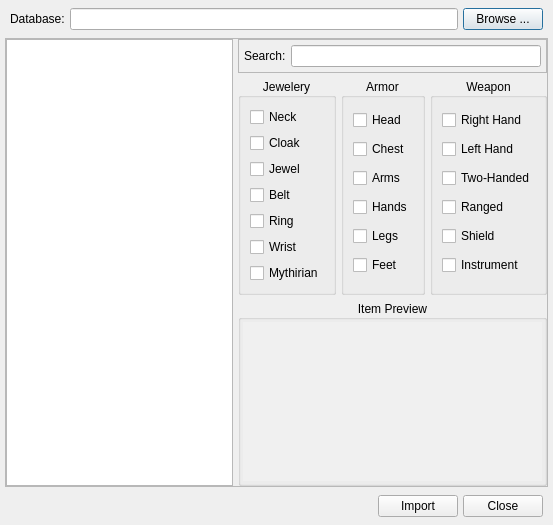
<?xml version="1.0" encoding="UTF-8"?>
<ui version="4.0">
 <class>ItemDatabase</class>
 <widget class="QDialog" name="ItemDatabase">
  <property name="geometry">
   <rect>
    <x>0</x>
    <y>0</y>
    <width>553</width>
    <height>525</height>
   </rect>
  </property>
  <property name="sizePolicy">
   <sizepolicy hsizetype="Minimum" vsizetype="Minimum">
    <horstretch>0</horstretch>
    <verstretch>0</verstretch>
   </sizepolicy>
  </property>
  <property name="windowTitle">
   <string>Dialog</string>
  </property>
  <layout class="QVBoxLayout">
   <property name="spacing">
    <number>5</number>
   </property>
   <property name="leftMargin">
    <number>5</number>
   </property>
   <property name="topMargin">
    <number>5</number>
   </property>
   <property name="rightMargin">
    <number>5</number>
   </property>
   <property name="bottomMargin">
    <number>5</number>
   </property>
   <item>
    <layout class="QHBoxLayout">
     <property name="spacing">
      <number>5</number>
     </property>
     <property name="leftMargin">
      <number>5</number>
     </property>
     <property name="topMargin">
      <number>3</number>
     </property>
     <property name="rightMargin">
      <number>5</number>
     </property>
     <property name="bottomMargin">
      <number>3</number>
     </property>
     <item>
      <widget class="QLabel" name="label">
       <property name="text">
        <string>Database:</string>
       </property>
      </widget>
     </item>
     <item>
      <widget class="QLineEdit" name="lineEdit"/>
     </item>
     <item>
      <widget class="QPushButton" name="BrowseButton">
       <property name="text">
        <string>Browse ...</string>
       </property>
      </widget>
     </item>
    </layout>
   </item>
   <item>
    <widget class="QFrame" name="frame">
     <property name="frameShape">
      <enum>QFrame::StyledPanel</enum>
     </property>
     <property name="frameShadow">
      <enum>QFrame::Raised</enum>
     </property>
     <layout class="QHBoxLayout">
      <property name="spacing">
       <number>5</number>
      </property>
      <property name="leftMargin">
       <number>0</number>
      </property>
      <property name="topMargin">
       <number>0</number>
      </property>
      <property name="rightMargin">
       <number>0</number>
      </property>
      <property name="bottomMargin">
       <number>0</number>
      </property>
      <item>
       <widget class="QTableView" name="ItemSearchResults"/>
      </item>
      <item>
       <layout class="QVBoxLayout">
        <property name="spacing">
         <number>5</number>
        </property>
        <property name="leftMargin">
         <number>0</number>
        </property>
        <property name="topMargin">
         <number>0</number>
        </property>
        <property name="rightMargin">
         <number>0</number>
        </property>
        <property name="bottomMargin">
         <number>0</number>
        </property>
        <item>
         <widget class="QFrame" name="frame">
          <property name="frameShape">
           <enum>QFrame::StyledPanel</enum>
          </property>
          <layout class="QHBoxLayout">
           <property name="spacing">
            <number>5</number>
           </property>
           <property name="leftMargin">
            <number>5</number>
           </property>
           <property name="topMargin">
            <number>5</number>
           </property>
           <property name="rightMargin">
            <number>5</number>
           </property>
           <property name="bottomMargin">
            <number>5</number>
           </property>
           <item>
            <widget class="QLabel" name="SearchLabel">
             <property name="text">
              <string>Search:</string>
             </property>
            </widget>
           </item>
           <item>
            <widget class="QLineEdit" name="Search"/>
           </item>
          </layout>
         </widget>
        </item>
        <item>
         <layout class="QHBoxLayout">
          <item>
           <widget class="QGroupBox" name="JeweleryGroup">
            <property name="title">
             <string>Jewelery</string>
            </property>
            <property name="alignment">
             <set>Qt::AlignCenter</set>
            </property>
            <layout class="QVBoxLayout">
             <item>
              <widget class="QCheckBox" name="NeckCheckBox">
               <property name="text">
                <string>Neck</string>
               </property>
              </widget>
             </item>
             <item>
              <widget class="QCheckBox" name="CloakCheckBox">
               <property name="text">
                <string>Cloak</string>
               </property>
              </widget>
             </item>
             <item>
              <widget class="QCheckBox" name="JewelCheckBox">
               <property name="text">
                <string>Jewel</string>
               </property>
              </widget>
             </item>
             <item>
              <widget class="QCheckBox" name="BeltCheckBox">
               <property name="text">
                <string>Belt</string>
               </property>
              </widget>
             </item>
             <item>
              <widget class="QCheckBox" name="RingCheckBox">
               <property name="text">
                <string>Ring</string>
               </property>
              </widget>
             </item>
             <item>
              <widget class="QCheckBox" name="WristCheckBox">
               <property name="text">
                <string>Wrist</string>
               </property>
              </widget>
             </item>
             <item>
              <widget class="QCheckBox" name="MythirianCheckBox">
               <property name="text">
                <string>Mythirian</string>
               </property>
              </widget>
             </item>
            </layout>
           </widget>
          </item>
          <item>
           <widget class="QGroupBox" name="ArmorGroup">
            <property name="title">
             <string>Armor</string>
            </property>
            <property name="alignment">
             <set>Qt::AlignCenter</set>
            </property>
            <layout class="QVBoxLayout">
             <item>
              <widget class="QCheckBox" name="HeadCheckBox">
               <property name="text">
                <string>Head</string>
               </property>
              </widget>
             </item>
             <item>
              <widget class="QCheckBox" name="ChestCheckBox">
               <property name="text">
                <string>Chest</string>
               </property>
              </widget>
             </item>
             <item>
              <widget class="QCheckBox" name="ArmsCheckBox">
               <property name="text">
                <string>Arms</string>
               </property>
              </widget>
             </item>
             <item>
              <widget class="QCheckBox" name="HandsCheckBox">
               <property name="text">
                <string>Hands</string>
               </property>
              </widget>
             </item>
             <item>
              <widget class="QCheckBox" name="LegsCheckBox">
               <property name="text">
                <string>Legs</string>
               </property>
              </widget>
             </item>
             <item>
              <widget class="QCheckBox" name="FeetCheckBox">
               <property name="text">
                <string>Feet</string>
               </property>
              </widget>
             </item>
            </layout>
           </widget>
          </item>
          <item>
           <widget class="QGroupBox" name="WeaponGroup">
            <property name="title">
             <string>Weapon</string>
            </property>
            <property name="alignment">
             <set>Qt::AlignCenter</set>
            </property>
            <layout class="QVBoxLayout">
             <item>
              <widget class="QCheckBox" name="RightHandCheckBox">
               <property name="text">
                <string>Right Hand</string>
               </property>
              </widget>
             </item>
             <item>
              <widget class="QCheckBox" name="LeftHandCheckBox">
               <property name="text">
                <string>Left Hand</string>
               </property>
              </widget>
             </item>
             <item>
              <widget class="QCheckBox" name="TwoHandedCheckBox">
               <property name="text">
                <string>Two-Handed</string>
               </property>
              </widget>
             </item>
             <item>
              <widget class="QCheckBox" name="RangedCheckBox">
               <property name="text">
                <string>Ranged</string>
               </property>
              </widget>
             </item>
             <item>
              <widget class="QCheckBox" name="ShieldCheckBox">
               <property name="text">
                <string>Shield</string>
               </property>
              </widget>
             </item>
             <item>
              <widget class="QCheckBox" name="InstrumentCheckBox">
               <property name="text">
                <string>Instrument</string>
               </property>
              </widget>
             </item>
            </layout>
           </widget>
          </item>
         </layout>
        </item>
        <item>
         <widget class="QGroupBox" name="PreviewGroup">
          <property name="title">
           <string>Item Preview</string>
          </property>
          <property name="alignment">
           <set>Qt::AlignCenter</set>
          </property>
          <layout class="QVBoxLayout">
           <property name="spacing">
            <number>5</number>
           </property>
           <property name="leftMargin">
            <number>2</number>
           </property>
           <property name="topMargin">
            <number>2</number>
           </property>
           <property name="rightMargin">
            <number>2</number>
           </property>
           <property name="bottomMargin">
            <number>2</number>
           </property>
           <item>
            <widget class="QTextEdit" name="Preview">
             <property name="palette">
              <palette>
               <active>
                <colorrole role="Base">
                 <brush brushstyle="SolidPattern">
                  <color alpha="255">
                   <red>240</red>
                   <green>240</green>
                   <blue>240</blue>
                  </color>
                 </brush>
                </colorrole>
               </active>
               <inactive>
                <colorrole role="Base">
                 <brush brushstyle="SolidPattern">
                  <color alpha="255">
                   <red>240</red>
                   <green>240</green>
                   <blue>240</blue>
                  </color>
                 </brush>
                </colorrole>
               </inactive>
               <disabled>
                <colorrole role="Base">
                 <brush brushstyle="SolidPattern">
                  <color alpha="255">
                   <red>240</red>
                   <green>240</green>
                   <blue>240</blue>
                  </color>
                 </brush>
                </colorrole>
               </disabled>
              </palette>
             </property>
             <property name="frameShape">
              <enum>QFrame::NoFrame</enum>
             </property>
             <property name="undoRedoEnabled">
              <bool>false</bool>
             </property>
             <property name="cursorWidth">
              <number>0</number>
             </property>
             <property name="textInteractionFlags">
              <set>Qt::TextSelectableByKeyboard|Qt::TextSelectableByMouse</set>
             </property>
            </widget>
           </item>
          </layout>
         </widget>
        </item>
       </layout>
      </item>
     </layout>
    </widget>
   </item>
   <item>
    <layout class="QHBoxLayout">
     <property name="spacing">
      <number>5</number>
     </property>
     <property name="leftMargin">
      <number>5</number>
     </property>
     <property name="topMargin">
      <number>3</number>
     </property>
     <property name="rightMargin">
      <number>5</number>
     </property>
     <property name="bottomMargin">
      <number>3</number>
     </property>
     <item>
      <spacer name="spacer">
       <property name="orientation">
        <enum>Qt::Horizontal</enum>
       </property>
       <property name="sizeHint" stdset="0">
        <size>
         <width>40</width>
         <height>20</height>
        </size>
       </property>
      </spacer>
     </item>
     <item>
      <widget class="QPushButton" name="ImportButton">
       <property name="text">
        <string>Import</string>
       </property>
      </widget>
     </item>
     <item>
      <widget class="QPushButton" name="CloseButton">
       <property name="text">
        <string>Close</string>
       </property>
      </widget>
     </item>
    </layout>
   </item>
  </layout>
 </widget>
 <resources/>
 <connections/>
</ui>
